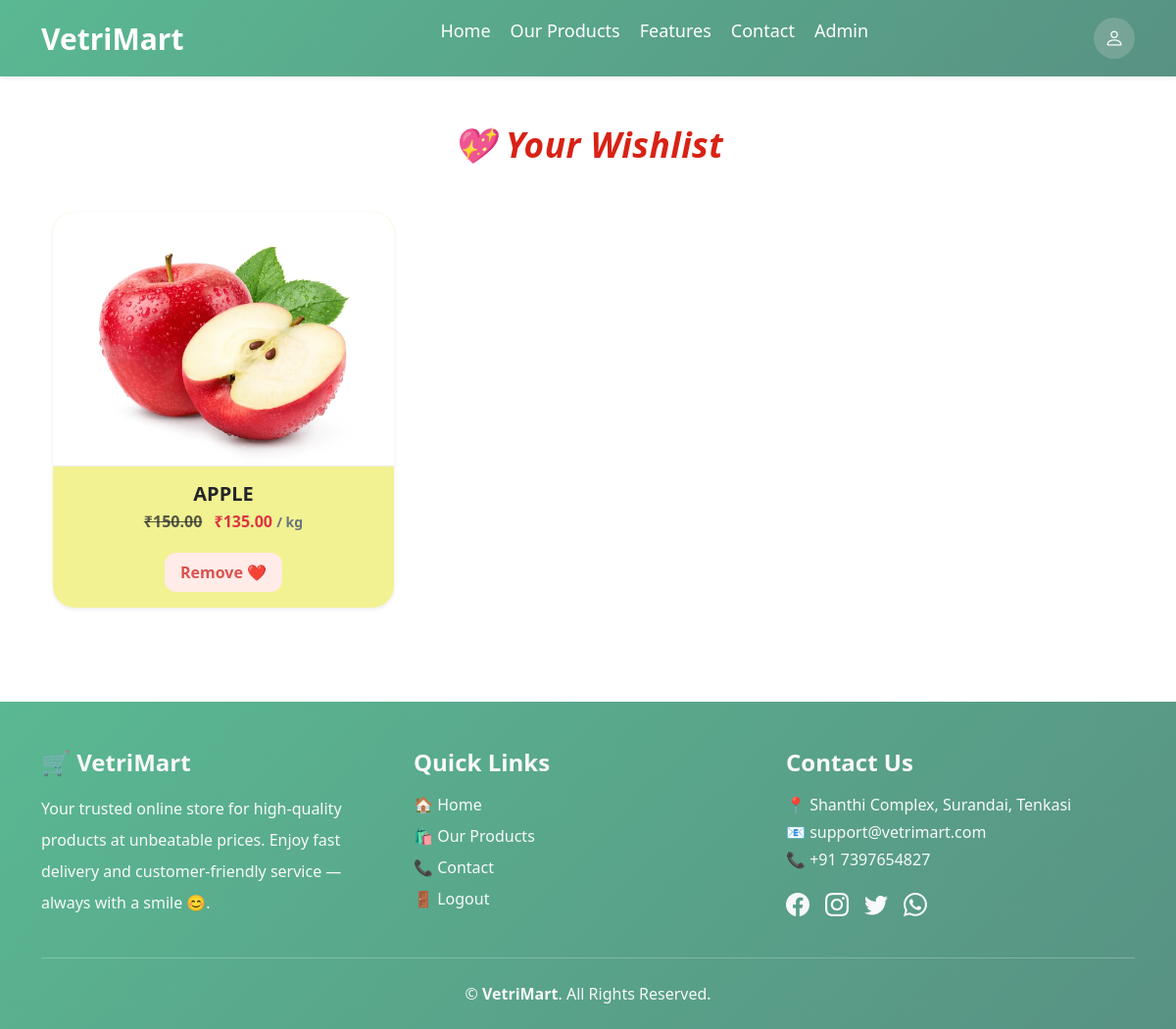
/wishlist/ (signed in), run on the app's committed database.
### core/models.py (models this page shows, shortened)
class Product(models.Model):
    UNIT_CHOICES = [
        ("kg", "Kilogram"),
        ("g", "Gram"),
        ("litre", "Litre"),
        ("ml", "Millilitre"),
        ("piece", "Piece"),
        ("pack", "Pack"),
        ("dozen", "Dozen"),
    ]
    category = models.ForeignKey(
        Category,
        related_name='products',
        on_delete=models.CASCADE
    )
    vendor = models.ForeignKey(
        settings.AUTH_USER_MODEL,
        on_delete=models.CASCADE,
        null=True,
        blank=True,
        related_name='vendor_products'
    )
    title = models.CharField(max_length=200)
    description = models.TextField(blank=True, null=True)
    base_price = models.DecimalField(max_digits=8, decimal_places=2)
    image = models.ImageField(upload_to='products/')
    unit = models.CharField(
        max_length=20,
        choices=UNIT_CHOICES,
        default="kg",
        help_text="Select the measurement unit for this product"
    )
    weight_options = models.CharField(
        max_length=200,
        default="500G,1KG,2KG",
        help_text="Comma-separated weight options such as 500G,1KG,2KG,500ML,1L"
    )
    wishlist_users = models.ManyToManyField(
        settings.AUTH_USER_MODEL,
        related_name='wishlist',
        blank=True
    )
    is_offer = models.BooleanField(
        default=False,
        help_text="Mark this product as an offer"
    )
    discount_percent = models.PositiveIntegerField(
        default=0,
        help_text="Enter discount percentage (e.g. 20 for 20%)"
    )
    offer_start = models.DateTimeField(
        null=True,
        blank=True,
        help_text="When the offer starts"
    )
    offer_end = models.DateTimeField(
        null=True,
        blank=True,
        help_text="When the offer ends"
    )
    def get_absolute_url(self):
        return reverse('product_detail', args=[self.category.id, self.id])
    @property
    def discounted_price(self):
        if self.is_offer_active:
            discount = (self.base_price * self.discount_percent) / 100
            return round(self.base_price - discount, 2)
        return self.base_price
    @property
    def is_offer_active(self):
        if not self.is_offer:
            return False
        now = timezone.now()
        if self.offer_start and self.offer_end:
            return self.offer_start <= now <= self.offer_end
        return True

### core/views.py (the view, shortened to what this page needs)
# urls.py: path('wishlist/', views.wishlist_view, name='wishlist_page'),
def wishlist_view(request):
    if request.user.is_authenticated:
        wishlist_items = request.user.wishlist.all()
        return render(
            request,
            "core/wishlist.html",
            {
                "wishlist_items": wishlist_items,
                "is_guest": False,
            }
        )

### core/context_processors.py (called while the page is built)
def guest_wishlist(request):
    wishlist = request.session.get("wishlist", [])
    return {
        "guest_wishlist_ids": wishlist
    }

### core/templates/core/wishlist.html (shortened to what this page needs)
{% extends 'core/base.html' %}
{% load static %}
{% block extra_css %}
<link rel="stylesheet" href="{% static 'css/Wishlist.css' %}">
{% endblock %}
{% block content %}
<div class="container my-5">
  <h2 class="wishlist-heading text-center mb-5">
    💖 Your Wishlist
  </h2>
  {% if wishlist_items %}
  <div class="row row-cols-1 row-cols-md-3 g-4">
    {% for product in wishlist_items %}
    <div class="col">
      <div class="wishlist-card shadow-sm border-0 position-relative">
        <a href="{{ product.get_absolute_url }}">
          <img src="{{ product.image.url }}" class="wishlist-img" alt="{{ product.title }}">
        </a>
        <div class="p-3 text-center">
          <h5 class="fw-bold text-uppercase mb-1">{{ product.title }}</h5>
          {% if product.is_offer_active %}
    <p class="fw-semibold text-secondary mb-1">
        <span class="text-muted text-decoration-line-through me-2">₹{{ product.base_price|floatformat:2 }}</span>
        <span class="text-danger fw-bold">₹{{ product.discounted_price|floatformat:2 }}</span>
        {% if product.unit == "piece" %}
            <span class="small">per pc</span>
        {% elif product.unit == "pack" %}
            <span class="small">per pack</span>
        {% elif product.unit == "dozen" %}
            <span class="small">per dozen</span>
        {% else %}
            <span class="small">/ {{ product.unit }}</span>
        {% endif %}
    </p>
{% endif %}
        </div>
        <div class="text-center pb-3">
          <form action="{% url 'toggle_wishlist' product.id %}" method="post">
            <button type="submit" class="remove-btn">
              Remove ❤️
            </button>
          </form>
        </div>
      </div>
    </div>
    {% endfor %}
  </div>
  {% else %}
  <div class="alert alert-warning text-center mt-5 shadow-sm py-4">
    Your wishlist is empty.
  </div>
  {% endif %}
</div>
{% endblock %}

### core/static/css/Wishlist.css (style rules this page uses)
.wishlist-heading { font-size: 2.2rem; font-weight: 800; font-style: italic; letter-spacing: 0.5px; color: #d82215; opacity: 0; animation: fadeDown 0.7s ease forwards, shimmerGlow 3s infinite ease-in-out; }
.wishlist-card { border-radius: 22px; background: rgb(242, 242, 146); overflow: hidden; transition: 0.35s ease; }
.wishlist-img { width: 100%; height: 260px; object-fit: cover; border-bottom: 1px solid #eee; transition: 0.3s ease; }
.remove-btn { background: #ffebe8; border: none; padding: 8px 16px; border-radius: 12px; font-weight: 600; color: #d9534f; transition: 0.3s ease; }

### data on the page
Product: image (picture), title "APPLE", base_price "150.00", discounted_price "135.00", unit "kg"
